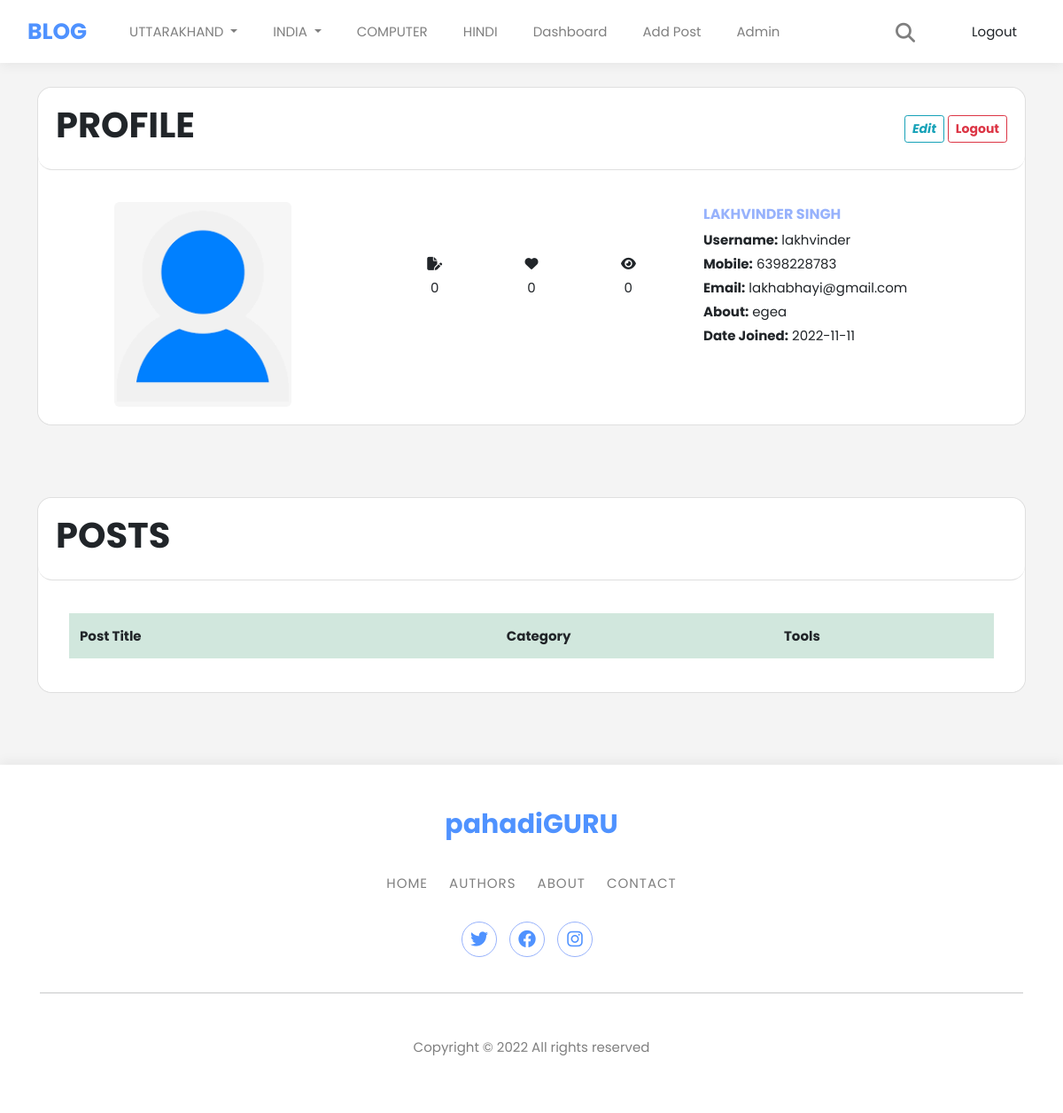
The page /dashboard (signed in) on the database as committed earlier.
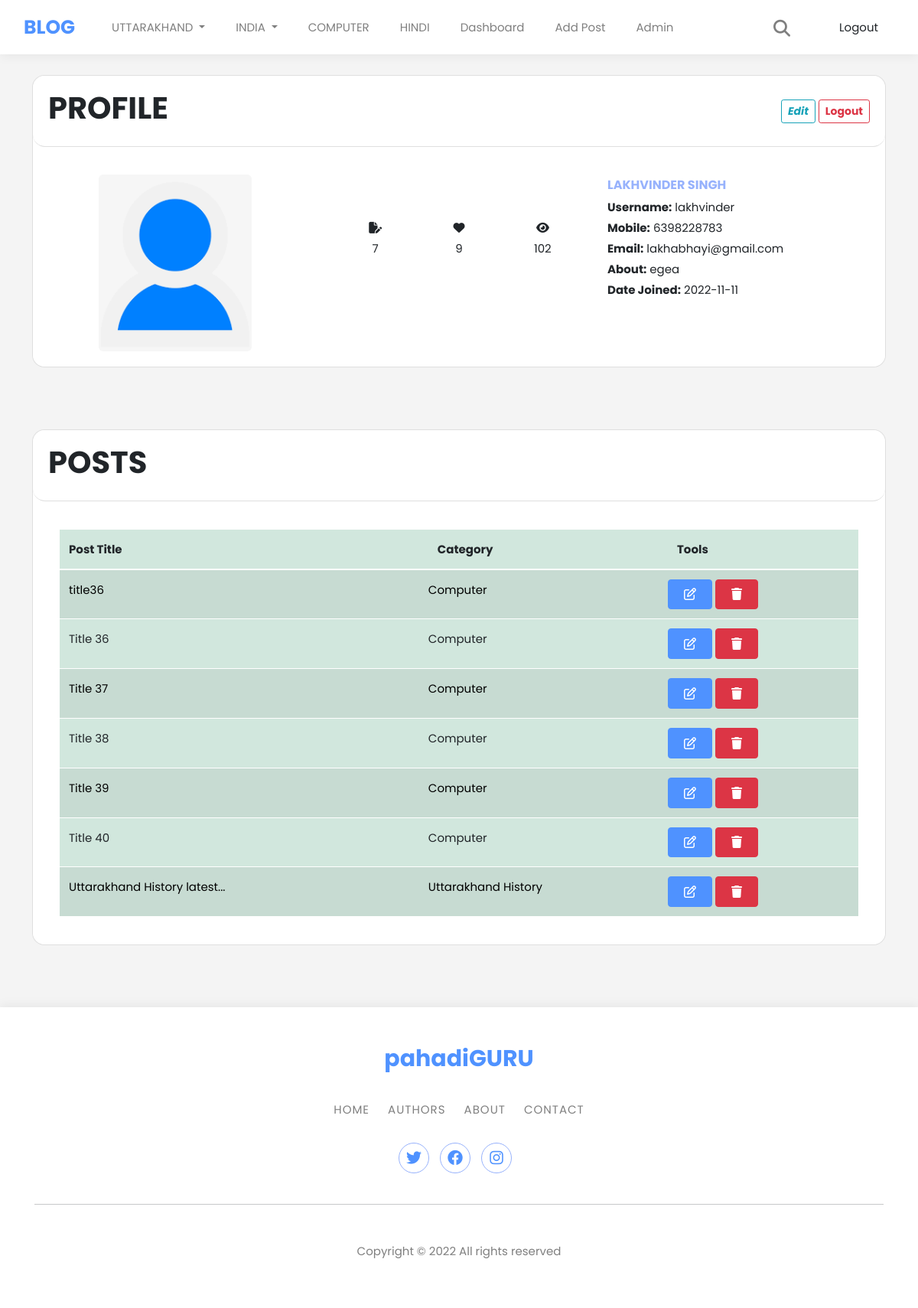
The same page on the database as committed later.
### app.py (models this page shows)
class Users(db.Model, UserMixin):
    id = db.Column(db.Integer, primary_key=True)
    username = db.Column(db.String(20), unique=True, nullable=False)
    name = db.Column(db.String(50), nullable=False)
    email = db.Column(db.String(150), nullable=False)
    phone = db.Column(db.String(50), nullable=False)
    date_added = db.Column(db.Date, default=date.today)
    about_author = db.Column(db.String(500), nullable=False)
    security_question = db.Column(db.String(50), nullable=False)
    security_answer = db.Column(db.String(50), nullable=False)
    password_hash = db.Column(db.String(128))
    role = db.Column(db.String(10), default='User')
    posts = db.relationship('Posts', backref='poster')
    likes=db.relationship('Likes',backref='user',passive_deletes=True)
    profile_pic=db.Column(db.String(), nullable=True)

class Posts(db.Model):
    id = db.Column(db.Integer, primary_key=True)
    title = db.Column(db.String(50), nullable=False)
    category = db.Column(db.String(50), nullable=False)
    content = db.Column(db.String(500), nullable=False)
    date_added = db.Column(db.Date, default=date.today)
    date_time = db.Column(db.DateTime, default=datetime.utcnow)
    poster_id = db.Column(db.Integer, db.ForeignKey('users.id'))
    likes=db.relationship('Likes',backref='post',passive_deletes=True)
    views=db.relationship('Views',backref='post',passive_deletes=True)

### app.py (the view)
@app.route('/dashboard', methods=['GET', 'POST'])
@login_required
def dashboard():
    post = Posts.query.filter_by(poster_id=current_user.id).all()
    total_posts=Posts.query.filter_by(poster_id=current_user.id).count()
    total_views = 0
    for p in post:
        for v in p.views:
            total_views += v.view_count
    total_likes = 0
    for p in post:
        for l in p.likes:
            total_likes += 1
    return render_template('dashboard.html',post=post,total_posts=total_posts,total_views=total_views,total_likes=total_likes)

### app.py (called while the page is built)
@login_manager.user_loader
def load_user(user_id):
    return Users.query.get(int(user_id))

### templates/dashboard.html (shortened to what this page needs)
{% extends 'base2.html' %}
{% block content %}
<br>
<div class="card rounded-4">
    <div class="card-header rounded-4" style="display: flex; justify-content: space-between; align-items: center;">
        <div>
        <h1 class="text-uppercase font-weight-bold text-center">Profile</h1>
        </div>
        <div>
        <a href="{{url_for('edit_profile',id=current_user.id)}}" class="btn btn-outline-info btn-sm font-weight-bold"><i>Edit</i></a>
        <a href="{{ url_for('logout')}}" class="btn btn-outline-danger btn-sm font-weight-bold">Logout</a>
        </div>
    </div>
    <div class="card-body rounded-4">
        <p class="card-text">
        <div class="container">
            <div class="row">
                <div class="col rounded-4">
                    {% if current_user.profile_pic %}
                    <img src="{{url_for('static', filename='images/profile_pic/'+ current_user.profile_pic)}}" width="200"
                         class="rounded-2" style=" min-width: 12rem; margin-left: 3.2rem;">
                    {% else %}
                    <img src="{{url_for('static', filename='images/profile_pic/user.png')}}" class="rounded-2" width="200" style=" min-width: 12rem; margin-left: 3.2rem;">
                    {% endif %}
                </div>
                <div class="col">
                    {% if current_user.is_authenticated and (current_user.role=='Author' or current_user.role=='Admin') %}
                                <div class="row text-center" style="margin: auto; margin-top: 17%;">
                                    <div class="col">
                                        <i class="fa-solid fa-file-pen"></i>
                                        <p>{{total_posts}}</p>
                                    </div>
                                    <div class="col">
                                        <i class="fa-solid fa-heart"></i>
                                        <p>{{total_likes}}</p>
                                    </div>
                                    <div class="col">
                                        <i class="fa-solid fa-eye"></i>
                                        <p>{{total_views}}</p>
                                    </div>
                                </div>
                        {% endif %}
                </div>
                <div class="col"  style="min-width: 14.125rem;" >
                    <strong style="font-size: 1rem; color: #97B2FC;">{{current_user.name | upper}}</strong>
                    <br>
                    <strong>Username:</strong>
                    {{current_user.username}}<br>
                    <strong>Mobile:</strong>
                    {{current_user.phone}}<br>
                    <strong>Email:</strong>
                    {{current_user.email}}<br>
                    <strong>About:</strong>
                    {{current_user.about_author}}<br>
                    <strong>Date Joined:</strong>
                    {{current_user.date_added}}<br>
                    </p>
                </div>
            </div>
        </div>
<br>
<br>
<br>
{% if current_user.is_authenticated and (current_user.role=='Author' or current_user.role=='Admin') %}
<div class="card rounded-4">
    <div class="card-header rounded-4" style="display: flex; justify-content: space-between; align-items: center;">
        <div>
        <h1 class="text-uppercase font-weight-bold text-center">Posts</h1>
        </div>
    </div>
    <div class="card-body rounded-4">
        <p class="card-text">
        <div class="container">
            <div class="row">
                <div class="col rounded-4"  style="min-width: 14.125rem;" >
                    <table class="table table-success table-striped">
                        <thead>
                            <tr>
                                <th>Post Title</th>
                                <th style="width: 30%; padding-left: 1.5rem;">Category</th>
                                <th style="width: 25%; padding-left: 1.5rem;">Tools</th>
                            </tr>
                        </thead>
                        <tbody>
                            {% for post in post %}
                                <tr>
                                    <td>{{ post.title|truncate(30) }}</td>
                                    <td>{{ post.category}}</td>
                                    <td>
                                        <a href="{{url_for('edit_post',id=post.id)}}" class="btn btn-primary"><i class="fa-regular fa-pen-to-square" style="padding: .3rem .5rem;"></i></a>
                                        <a onclick="return confirm('Are you sure you want to delete this post?');" href="{{url_for('delete_post',id=post.id)}}" class="btn btn-danger"><i class="fas fa-trash" style="padding: .3rem .5rem; "></i></a>
                                    </td>
                                </tr>
                            {% endfor %}
                        </tbody>
                    </table>
                </div>
            </div>
        </div>
    </div>
</div>
<br><br>
{% endif %}
<br>
{% endblock %}

### templates/base2.html (shortened to what this page needs)
<!DOCTYPE html>
<html lang="en">
  <head>
    <link
      rel="stylesheet"
      href="https://cdn.jsdelivr.net/npm/bootstrap@5.2.2/dist/css/bootstrap.min.css"
    />
    <link rel="stylesheet" href="https://cdnjs.cloudflare.com/ajax/libs/font-awesome/6.2.0/css/all.min.css" />
    <link
      rel="stylesheet"
      href="{{url_for('static', filename='css/style.css')}}"
    />
    <link
      rel="stylesheet"
      href="{{url_for('static', filename='css/about.css')}}"
    />
    <link
      rel="stylesheet"
      href="https://cdnjs.cloudflare.com/ajax/libs/font-awesome/6.2.0/css/all.min.css"
    />
    <link
      rel="stylesheet"
      href="{{url_for('static', filename='css/footer.css')}}"
    />
  </head>
  <body style="background-color: #f4f4f4;">
    {% block navbar %} {% include 'navbar.html' %} {% endblock %}
    <div class="container-sm">
      {% block content %} {% endblock%}
    {% block footer %} {% include 'footer.html' %} {% endblock %}
  </body>
</html>

### templates/navbar.html (shortened to what this page needs)
<nav
  class="navbar navbar-expand-lg navbar-light"
  style="background-color: #fff; box-shadow: 0 4px 12px 0 rgb(0 0 0 / 5%);"
>
  <div class="container-fluid">
    <a
      class="navbar-brand"
      href="{{url_for('home')}}"
      style="color: #4f92ff; font-weight: bolder; font-size: 25px"
      >BLOG</a
    >
    <div class="collapse navbar-collapse" id="navbarSupportedContent">
      <ul class="navbar-nav me-auto mb-2 mb-lg-0">
        <li class="nav-item dropdown pl-4">
          <a
            class="nav-link dropdown-toggle"
            href="#"
            id="navbarDropdown"
            role="button"
            data-bs-toggle="dropdown"
            aria-expanded="false"
          >
            UTTARAKHAND
          </a>
        </li>
        <li class="nav-item dropdown pl-4">
          <a
            class="nav-link dropdown-toggle"
            href="#"
            id="navbarDropdown"
            role="button"
            data-bs-toggle="dropdown"
            aria-expanded="false"
          >
            INDIA
          </a>
        </li>
        <li class="nav-item pl-4">
          <a class="nav-link" href="{{url_for('allposts',category='Computer')}}"> COMPUTER</a>
      </li>
        <li class="nav-item pl-4">
          <a class="nav-link" href="{{url_for('allposts',category='Hindi')}}"> HINDI</a>
      </li>
        {% if current_user.is_authenticated %}
        <li class="nav-item pl-4">
            <a class="nav-link" href="{{url_for('dashboard')}}">Dashboard</a>
        </li>
        {% endif %}
        {% if current_user.is_authenticated and (current_user.role == 'Author' or current_user.role == 'Admin') %}
        <li class="nav-item pl-4">
          <a class="nav-link" href="{{url_for('addpost')}}">Add Post</a>
        </li>
        {% endif %}
        {% if current_user.is_authenticated and current_user.role == 'Admin' %}
        <li class="nav-item pl-4">
          <a class="nav-link" href="{{url_for('admin')}}">Admin</a>
        </li>
        {% endif %}
      </ul>
        <form class="searchbar pr-4">
          <input
            type="search"
            placeholder="Search here"
            name="search"
            class="searchbar-input"
            onkeyup="buttonUp();"
            required
          />
          <span class="searchbar-icon pr-4"
            ><i class="fa fa-search" aria-hidden="true" style="color: #00000080;"></i
          ></span>
        </form>
        {% if current_user.is_authenticated %}
        <li class="nav-item pl-4" style="text-align: center; list-style: none;  margin-right: 5px;">
          <a class="nav-link" href="{{url_for('logout')}}">Logout</a>
        </li>
        {% endif %}
    </div>
  </div>
</nav>

### templates/footer.html (shortened to what this page needs)
<footer class="footer-07"  style="background-color: #fff; box-shadow: 0 -4px 12px 0 rgb(0 0 0 / 5%)">
  <div class="container">
    <div class="row justify-content-center">
      <div class="col text-center">
        <h2 class="footer-heading">
          <a href="#" class="logo" style="color: #4f92ff">pahadiGURU</a>
        </h2>
        <p class="menu">
          <a href="{{url_for('home')}}" style="color: #00000080">Home</a>
          <a href="{{url_for('authors')}}" style="color: #00000080">Authors</a>
          <a href="{{url_for('about')}}" style="color: #00000080">About</a>
          <a href="{{url_for('contact')}}" style="color: #00000080">Contact</a>
        </p>
        <ul class="ftco-footer-social p-0">
          <li class="ftco-animate">
            <a
              href="#"
              data-toggle="tooltip"
              data-placement="top"
              title="Twitter"
              ><span class="fa-brands fa-twitter" style="color: #4f92ff"></span
            ></a>
          </li>
          <li class="ftco-animate">
            <a
              href="#"
              data-toggle="tooltip"
              data-placement="top"
              title="Facebook"
              ><span class="fa-brands fa-facebook" style="color: #4f92ff"></span
            ></a>
          </li>
          <li class="ftco-animate">
            <a
              href="#"
              data-toggle="tooltip"
              data-placement="top"
              title="Instagram"
              ><span
                class="fa-brands fa-instagram"
                style="color: #4f92ff"
              ></span
            ></a>
          </li>
        </ul>
      </div>
    </div>
    <hr>
    <br>
    <div class="row mt-1">
      <div class="col text-center">
        <p class="copyright" style="color: #00000080">
          Copyright &copy;
          All rights reserved
        </p>
      </div>
    </div>
  </div>
</footer>

### static/css/style.css (style rules this page uses)
.searchbar { position: relative; min-width: 50px; width: 0%; height: 45px; float: right; overflow: hidden; border-radius: 10px; -webkit-transition: width 0.3s; -moz-transition: width 0.3s; -ms-transition: width 0.3s; -o-transition: width 0.3s; transition: width 0.3s; }
.searchbar-input { top: 0; right: 0; border: 0; outline: 0; border-radius: 10px; width: 100%; height: 45px; margin: 0; padding: 0px 55px 0px 20px; font-size: 20px; color: #00000080; }
.searchbar-icon, .searchbar-submit { display: block; position: absolute; top: 0; font-family: verdana; font-size: 22px; right: 0; padding: 0; margin: 0; border: 0; outline: 0; line-height: 50px; text-align: center; cursor: pointer; color: #121212; border-radius: 10px; }

Rows that differ between the two databases and show on the page:
added Posts: title "title36", category "Computer"
added Posts: title "Title 36", category "Computer"
added Posts: title "Title 37", category "Computer"
added Posts: title "Title 38", category "Computer"
added Posts: title "Title 39", category "Computer"
added Posts: title "Title 40", category "Computer"
added Posts: title "Uttarakhand History latest...", category "Uttarakhand History"
Other text that changed with them:
{{ total_posts }}: "0" → "7"
{{ total_likes }}: "0" → "9"
{{ total_views }}: "0" → "102"
